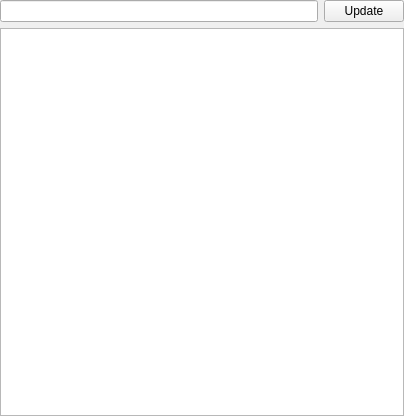
<?xml version="1.0" encoding="UTF-8"?>
<ui version="4.0">
 <class>Form</class>
 <widget class="QWidget" name="Form">
  <property name="geometry">
   <rect>
    <x>0</x>
    <y>0</y>
    <width>404</width>
    <height>416</height>
   </rect>
  </property>
  <property name="windowTitle">
   <string>Form</string>
  </property>
  <layout class="QVBoxLayout" name="verticalLayout">
   <property name="leftMargin">
    <number>0</number>
   </property>
   <property name="topMargin">
    <number>0</number>
   </property>
   <property name="rightMargin">
    <number>0</number>
   </property>
   <property name="bottomMargin">
    <number>0</number>
   </property>
   <item>
    <layout class="QHBoxLayout" name="horizontalLayout">
     <item>
      <widget class="QLineEdit" name="lineEdit_search"/>
     </item>
     <item>
      <widget class="QPushButton" name="btn_update">
       <property name="text">
        <string>Update</string>
       </property>
      </widget>
     </item>
    </layout>
   </item>
   <item>
    <widget class="WidgetExtendedTree" name="treeWidget">
     <property name="focusPolicy">
      <enum>Qt::StrongFocus</enum>
     </property>
     <property name="contextMenuPolicy">
      <enum>Qt::NoContextMenu</enum>
     </property>
     <property name="autoFillBackground">
      <bool>true</bool>
     </property>
     <property name="selectionMode">
      <enum>QAbstractItemView::ExtendedSelection</enum>
     </property>
     <attribute name="headerVisible">
      <bool>false</bool>
     </attribute>
     <column>
      <property name="text">
       <string notr="true">1</string>
      </property>
     </column>
    </widget>
   </item>
  </layout>
 </widget>
 <customwidgets>
  <customwidget>
   <class>WidgetExtendedTree</class>
   <extends>QTreeWidget</extends>
   <header>..widget_extended_tree.h</header>
  </customwidget>
 </customwidgets>
 <resources/>
 <connections/>
</ui>
